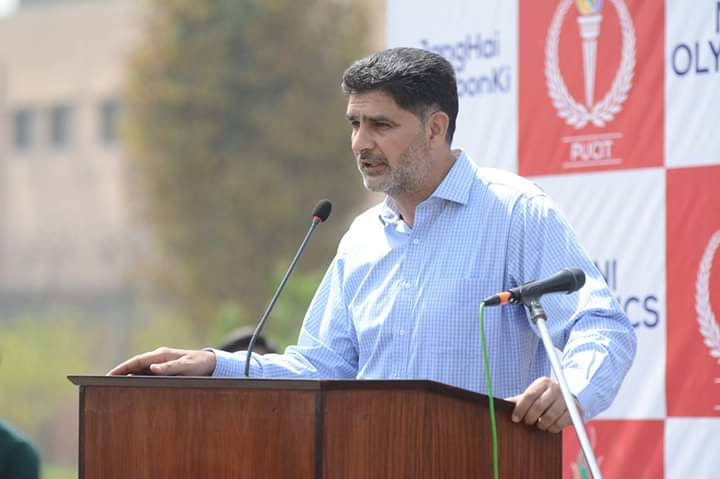
#> input picture datasets/speech.jpg, 720 x 479 px
$ jupyter execute --allow-errors 'Lec-3.08(NumPy-08-IO-Operations).ipynb'   (shell and % lines are left out)
#> lines starting #> are read from the running program, lines starting #| are printed output that depends on the picture
---


<h1 align="center">Tools and Techniques for Data Science</h1>
<h1 align="center">Course: Python for Data Scientist</h1>

---

<h3><div align="right">Muhammad Sheraz(Data Scientist)</div></h3>

<h1 align="center">Lecture 3.8 (NumPy-08)</h1>

<a href="https://colab.research.google.com/github/arifpucit/data-science/blob/master/Section-3-Python-for-Data-Scientists/Lec-3.08(NumPy-08-IO-Operations).ipynb" target="_parent"></a>

# _IO Operations with NumPy Arrays.ipynb_

# Learning agenda of this notebook
1. Reading Numeric data from text/csv Files
2. Writing data to files
3. Bonus 1
4. Bonus 2

[cell 1]
# To install this library in Jupyter notebook
#import sys
#!{sys.executable} -m pip install numpy

[cell 2]
import numpy as np
np.__version__ , np.__path__

## 1. Reading Data from Files
The `np.loadtxt()`  is used to load data from a text file. Each row in the text file must have the same number of values.
```
np.loadtxt(fname, dtype=’float’, delimiter=None, skiprows=0, comments='#')
```
<br><br>
The `np.genfromtxt()`  is more powerful and we will use this to read data into numPy arrays.

```
np.genfromtxt(fname,dtype=’float’,delimiter=None,skip_header=0,comments='#',missing_values=None,filling_values=None)
```

**Example 1:** Read data from a simple text file containing space separated numbers in a single line.

[cell 3]
import numpy as np
# The only required argument is name of file, and by default the numbers are casted to float data type
#> (the rest of this cell did not finish here and is left out)

**Example 2:** Read data from a simple text file containing space separated numbers in multiple lines. The count of numbers on each line must be same

#> (a cell that did not finish here is left out)

#> (a cell that did not finish here is left out)

**Example 3:** Read data from a csv text file containing comma separated numbers. By default, the `genfromtxt()` expect a space as separator. So here, we need to pass `,` as the delimiter argument

#> (a cell that did not finish here is left out)

**Example 4:** By default the `genfromtxt()` method assume that no column labels are there in the first line. However, if the first row of file contains column labels, we need to use skip_header argument

[cell 7]
import numpy as np
arr = np.genfromtxt("datasets/icecreamsales_withheader.csv", dtype=np.int16, delimiter=',', skip_header=1)
print("data:\n", arr)
print(arr.shape)

**Example 5:** If the file has comments in the beginning, in between or at the end, you will get an error. To handle this, you need to pass the appropriate character that is used for start of comment to the comment argument

#> (a cell that did not finish here is left out)

## 2. Writing Data into Files
The `np.savetxt()`  is used to save a NumPy array to a text file.
```
np.savetxt(fname, arr, fmt='%.18e', delimiter=' ', newline='\n', header='', footer='', comments='#')

```

   - `fname`: If the filename ends in `.gz`, the file is automatically saved in compressed gzip format.
   - `arr`: 1-D or 2-D array to be saved to a text file.
   - `fmt`: str or sequence of strs, optional.
   - `delimiter`: String or character separating columns (default is space).
   - `newline`: String or character separating lines (default is newline).
   - `header`: A String that will be written at the beginning of the file (default is none).
   - `footer`: A String that will be written at the end of the file (Default is none).
   - `comments`: A string that will be prepended to the `header` and `footer` strings, to mark them comments.

>- The `np.save()` saves an array to a binary file in NumPy .npy format
>- The `np.savez()` saves several arrays into an uncompressed .npz archive
>- The `np.savez_compressed()` save several arrays into a compressed .npz archive

**Example 1:** Create a NumPy array and then save it as a text file (space separated numbers in each row). Finally verify by reading the file contents into a numPy array

[cell 9]
arr1 = np.array([[1.5, 2.3, 3.7], [4.0, 5.2, 6.8],[7.1, 8.4, 9.3]])
np.savetxt('datasets/myarr.txt', arr1, fmt='%.2f')

[cell 10]
arr2 = np.genfromtxt("datasets/myarr.txt")
arr2

**Example 2:** Create a NumPy array and then save it as a csv file. Finally verify by reading the file contents into a numPy array

[cell 11]
arr1 = np.array([[1.5, 2.3, 3.7], [4.0, 5.2, 6.8],[7.1, 8.4, 9.3]])
np.savetxt('datasets/myarr.csv', arr1, fmt='%.2f', delimiter=',')

[cell 12]
arr2 = np.genfromtxt("datasets/myarr.csv", usecols=[0, 1], delimiter=',')
arr2

## 3.  Bonus # 1
Visit `https://gist.github.com/arifpucit` and get the URL of public `climate.csv` file from this public GitHub gist, which contains 10,000 climate measurements (temperature, rainfall & humidity) in the following format:

```
temperature,rainfall,humidity
25.00,76.00,99.00
39.00,65.00,70.00
59.00,45.00,77.00
84.00,63.00,38.00
66.00,50.00,52.00
41.00,94.00,77.00
91.00,57.00,96.00
49.00,96.00,99.00
67.00,20.00,28.00
...
```

Download the file and then read its data and compute the average of temperature, rainfall, and humidity values

- The `urllib.request.urlretrieve(url, filename=None)` method is used to retrieve a remote file into a temporary location on disk.
- Let us download `climate.csv` above mentioned github gist

>**The `urllib.request.urlopen()`, may return a URLError saying `SSL: CERTIFICATE_VERIFY_FAILED`. To handle this error set  the `_create_default_https_context` attribute of `ssl` to `_create_unverified_context`**

[cell 13]
import ssl
ssl._create_default_https_context = ssl._create_unverified_context

[cell 14]
import urllib
#Get the raw data url from your github gist account of a csv file named climate.csv
myurl = 'https://gist.githubusercontent.com/arifpucit/6e2d95002460db296506ec6f0cfb7008/raw/dae54a4e20d34e4b9622333fcccf04c441a250b7/climate.csv'

# Pass the url string and the path, where to save the file on local disk
urllib.request.urlretrieve(myurl, 'datasets/climate.csv')

[cell 15]
import numpy as np
climate_data = np.genfromtxt("datasets/climate.csv", delimiter=',', skip_header=1)
print("Climate Data:\n", climate_data)
print(climate_data.shape)

[cell 16]
# Slice data of the temperature column
climate_data[:,0]

[cell 17]
# Slice data of the rainfall column
climate_data[:,1]

[cell 18]
# Slice data of the humidity column
climate_data[:,2]

[cell 19]
# Calculate the Mean of every column
print("Mean Temperature = ", climate_data[:,0].mean())
print("Mean Rainfall = ", climate_data[:,1].mean())
print("Mean Humidity = ", climate_data[:,2].mean())

>- Let us now create a fourth column, that is the sum obtained by matrix multiplication of climate_data and their corresponding hypothetical weights.

[cell 20]
weights = np.array([0.3, 0.2, 0.5])
new_col = np.matmul(climate_data, weights)
new_col

[cell 21]
new_col.shape

Let's add the `new_col` to `climate_data` as a fourth column using the `np.concatenate`
Since we wish to add new columns, i.e., horizontally concatenate, so we pass the argument `axis=1` to `np.concatenate`. The `axis` argument specifies the dimension for concatenation.

[cell 22]
# First we need to reshape() the new_col to a 10000x1 matrix for concatenation
result_data = new_col.reshape(10000, 1)
result_data, result_data.shape

[cell 23]
climate_results = np.concatenate((climate_data, result_data), axis=1)

[cell 24]
climate_results

[cell 25]
climate_results.shape

The results are written back in the CSV format to the file `climate_results.csv`.

```
temperature,rainfall,humidity,col4
25.00,76.00,99.00,72.20
39.00,65.00,70.00,59.70
59.00,45.00,77.00,65.20
84.00,63.00,38.00,56.80
...
```

>- Let's write back the resulting numPy array `climate_results` in a new file `climate_results.csv` using the `np.savetxt` method.

[cell 26]
np.savetxt('datasets/climate_results.csv',
           climate_results,
           fmt='%.2f',
           delimiter=',',
           header='temperature,rainfall,humidity,col4',
           comments='')

## 4.  Bonus # 2
Now let us read an image file from disk and load it into a numPy array for image processing task

[cell 27]
from PIL import Image

[cell 28]
rgb_img = Image.open("datasets/speech.jpg")
#> rgb_img is the input picture: PIL image 720x479 RGB; mean R, G, B 165.8, 149.6, 149.9

[cell 29]
rgb_img.mode
#> Out = 'RGB'

[cell 30]
rgb_img.size
#> Out = (720, 479)

When translating a color image to greyscale (mode "L"), the library uses the ITU-R 601-2 luma transform::
```
    L = R * 299/1000 + G * 587/1000 + B * 114/1000
```

[cell 31]
grey_img = rgb_img.convert('L')
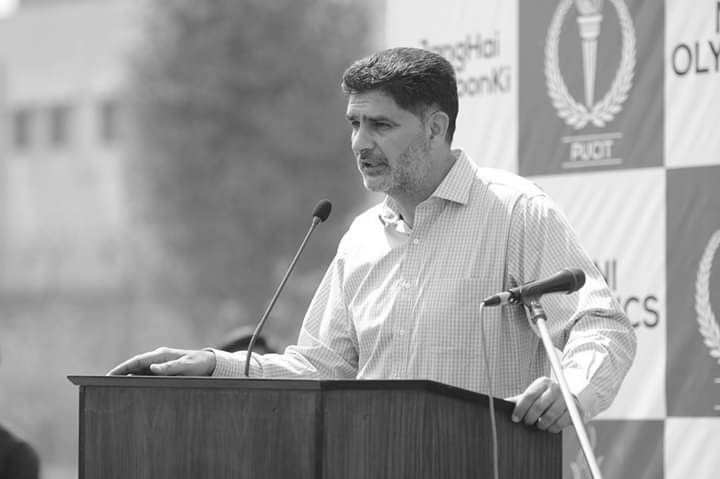
#> grey_img: PIL image 720x479 L; min 14, max 255, mean 154.5

[cell 32]
grey_img.mode
#> Out = 'L'

[cell 33]
grey_img.size
#> Out = (720, 479)

[cell 34]
rgb_img

[cell 35]
grey_img

#### Let us convert the two images to a NumPy array

[cell 36]
rgb_img_array = np.array(rgb_img)

[cell 37]
rgb_img_array.shape
#> Out = (479, 720, 3)

[cell 38]
rgb_img_array

[cell 39]
grey_img_array = np.array(grey_img)

[cell 40]
grey_img_array.shape
#> Out = (479, 720)
